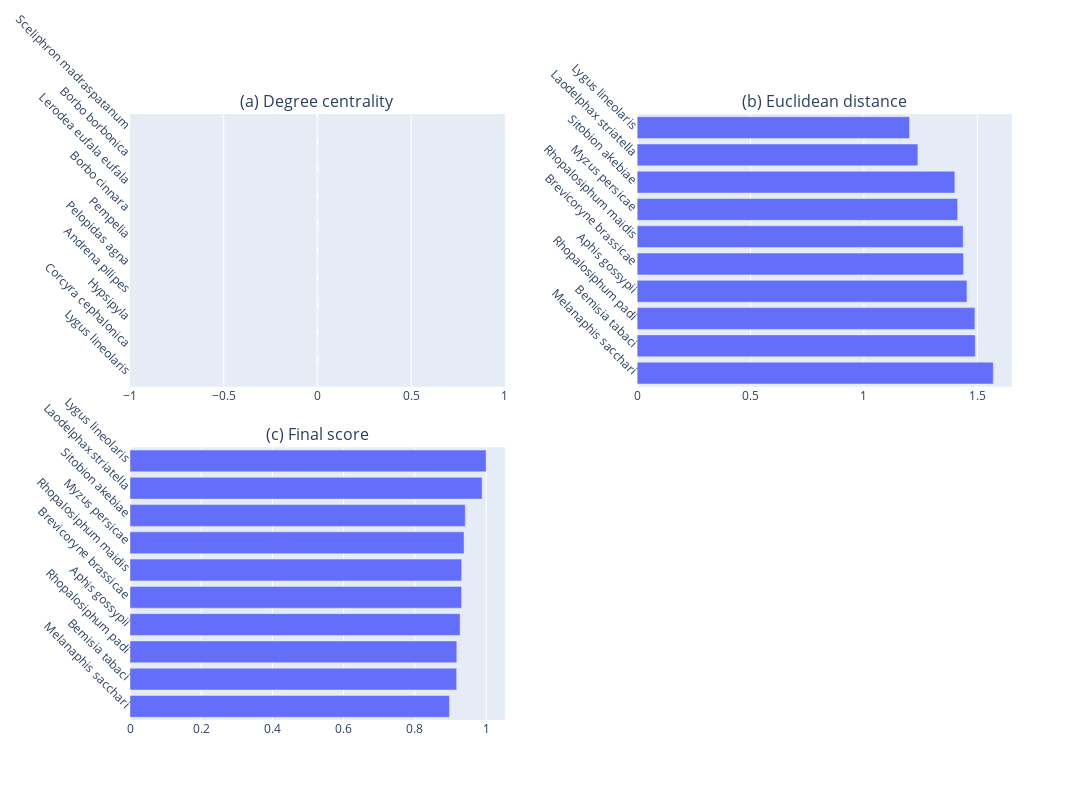

This figure's notebook cell:
### Code cell
import plotly.graph_objects as go
from plotly.subplots import make_subplots

# Define the color for all bars
bar_color = '#636EFA'

# First plot
to_itter = data_to_count.sort_values('dc_result', ascending=False).reset_index(drop=True)[:10]
label = []
degree = []
for index, data in to_itter.sort_values('dc_result', ascending=True).reset_index(drop=True).iterrows():
    label.append(data.label)
    degree.append(data.dc_result)

fig = make_subplots(rows=2, cols=2, subplot_titles=('(a) Degree centrality', '(b) Euclidean distance', '(c) Final score', ''), vertical_spacing=0.1, horizontal_spacing=0.15)
fig.add_trace(go.Bar(
    x=degree,
    y=label,
    orientation='h',
    marker={'color':bar_color}  # Set the color for the bars
), row=1, col=1)

# Second plot
to_itter = data_to_count.sort_values('ed_result', ascending=True).reset_index(drop=True)[:10]
label = []
degree = []
for index, data in to_itter.sort_values('ed_result', ascending=False).reset_index(drop=True).iterrows():
    label.append(data.label)
    degree.append(data.ed_result)

fig.add_trace(go.Bar(
    x=degree,
    y=label,
    orientation='h',
    marker={'color':bar_color}  # Set the color for the bars
), row=1, col=2)

# Third plot
to_itter = data_to_count.sort_values('result', ascending=False).reset_index(drop=True)[:10]
label = []
degree = []
for index, data in to_itter.sort_values('result', ascending=True).reset_index(drop=True).iterrows():
    label.append(data.label)
    degree.append(data.result)

fig.add_trace(go.Bar(
    x=degree,
    y=label,
    orientation='h',
    marker={'color':bar_color}  # Set the color for the bars
), row=2, col=1)

# Hide the empty subplot
fig.update_layout(showlegend=False)
fig.update_annotations(visible=False, selector="title.text")

# Update layout for subplot titles
fig.update_layout(
    # title_text="Combined Plots",
    title_font={'size':24},
    title_x=0.5,
    title_y=0.95,
    title_xanchor='center',
    title_yanchor='top'
)

# Rotate y-axis labels
fig.update_yaxes(tickangle=45)

fig.update_layout(height=800, width=1200)
fig.show()

### Figure 1 — Plotly figure (JSON) as saved in the notebook; plotly's stock layout.template omitted (floating-point values rounded to 4 significant figures)
{"data": [{"marker": {"color": "#636EFA"}, "orientation": "h", "type": "bar", "x": [0, 0, 0, 0, 0, 0, 0, 0, 0, 0], "xaxis": "x", "y": ["Lygus lineolaris", "Corcyra cephalonica", "Hypsipyla", "Andrena pilipes", "Pelopidas agna", "Pempelia", "Borbo cinnara", "Lerodea eufala eufala", "Borbo borbonica", "Sceliphron madraspatanum"], "yaxis": "y"}, {"marker": {"color": "#636EFA"}, "orientation": "h", "type": "bar", "x": [1.57, 1.491, 1.489, 1.454, 1.439, 1.438, 1.413, 1.401, 1.238, 1.201], "xaxis": "x2", "y": ["Melanaphis sacchari", "Bemisia tabaci", "Rhopalosiphum padi", "Aphis gossypii", "Brevicoryne brassicae", "Rhopalosiphum maidis", "Myzus persicae", "Sitobion akebiae", "Laodelphax striatella", "Lygus lineolaris"], "yaxis": "y2"}, {"marker": {"color": "#636EFA"}, "orientation": "h", "type": "bar", "x": [0.8969, 0.9173, 0.9177, 0.9269, 0.9311, 0.9314, 0.9381, 0.9414, 0.9886, 1], "xaxis": "x3", "y": ["Melanaphis sacchari", "Bemisia tabaci", "Rhopalosiphum padi", "Aphis gossypii", "Brevicoryne brassicae", "Rhopalosiphum maidis", "Myzus persicae", "Sitobion akebiae", "Laodelphax striatella", "Lygus lineolaris"], "yaxis": "y3"}], "layout": {"annotations": [{"font": {"size": 16}, "showarrow": false, "text": "(a) Degree centrality", "x": 0.2125, "xanchor": "center", "xref": "paper", "y": 1, "yanchor": "bottom", "yref": "paper"}, {"font": {"size": 16}, "showarrow": false, "text": "(b) Euclidean distance", "x": 0.7875, "xanchor": "center", "xref": "paper", "y": 1, "yanchor": "bottom", "yref": "paper"}, {"font": {"size": 16}, "showarrow": false, "text": "(c) Final score", "x": 0.2125, "xanchor": "center", "xref": "paper", "y": 0.45, "yanchor": "bottom", "yref": "paper"}], "height": 800, "showlegend": false, "title": {"font": {"size": 24}, "x": 0.5, "xanchor": "center", "y": 0.95, "yanchor": "top"}, "width": 1200, "xaxis": {"anchor": "y", "domain": [0, 0.425]}, "xaxis2": {"anchor": "y2", "domain": [0.575, 1]}, "xaxis3": {"anchor": "y3", "domain": [0, 0.425]}, "xaxis4": {"anchor": "y4", "domain": [0.575, 1]}, "yaxis": {"anchor": "x", "domain": [0.55, 1], "tickangle": 45}, "yaxis2": {"anchor": "x2", "domain": [0.55, 1], "tickangle": 45}, "yaxis3": {"anchor": "x3", "domain": [0, 0.45], "tickangle": 45}, "yaxis4": {"anchor": "x4", "domain": [0, 0.45], "tickangle": 45}}}
